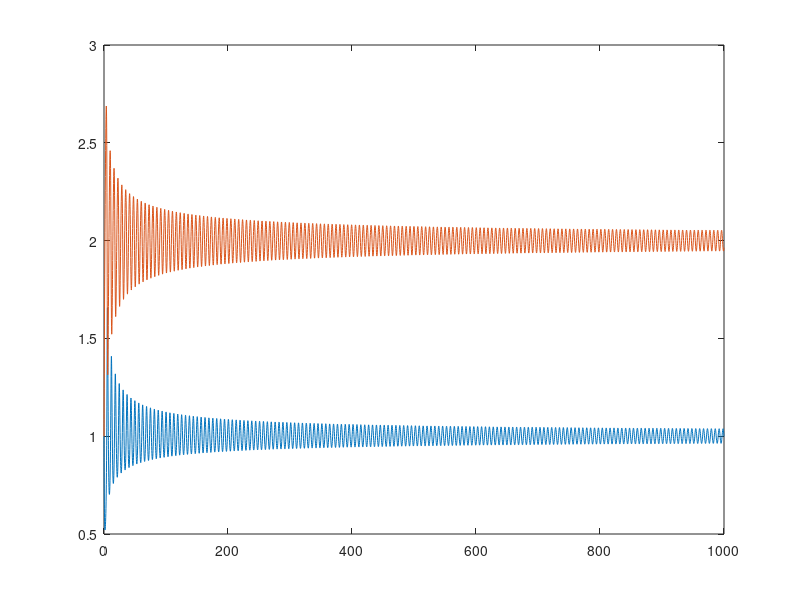

This chart was generated by the following MATLAB code: (Note: this script raises an error after producing the figure.)

a = 1; b = 2;
fun = @(t, x) [1 - (b + 1)*x(1) + a*x(1)^(2)*x(2); b*x(1) - a*x(1)^(2)*x(2)];
x0 = 1; y0 = 1;
tspan = [0,1000];

rel_tol = 1e-6;
abs_tol = 1e-4;
opts = odeset('RelTol',rel_tol, 'AbsTol',abs_tol);
[t_out, y_out] = ode45(fun, tspan, [x0, y0], opts);

figure(1)
plot(t_out, y_out);
xlabel('Time (t)', interpreter = 'latex')
ylabel('Quantity of chemical (n)', interpreter = 'latex')
legend('Chemical A', 'Chemical B', interpreter = 'latex')

[x,y] = meshgrid(0:.08:3, 0:.08:3);

xdot = 1 - (b + 1).*x + a.*(x.^2).*y;
ydot = b.*x - a.*(x.^2).*y;

xdot = xdot./sqrt(xdot.^2 + ydot.^2);
ydot = ydot./sqrt(xdot.^2 + ydot.^2);

figure(2)
hold on
quiver(x,y, xdot, ydot)

contour(x, y, xdot, [0 0], 'r-');
contour(x, y, ydot, [0 0], 'g-');
legend('Quiver plot', 'xcline', 'ycline')










